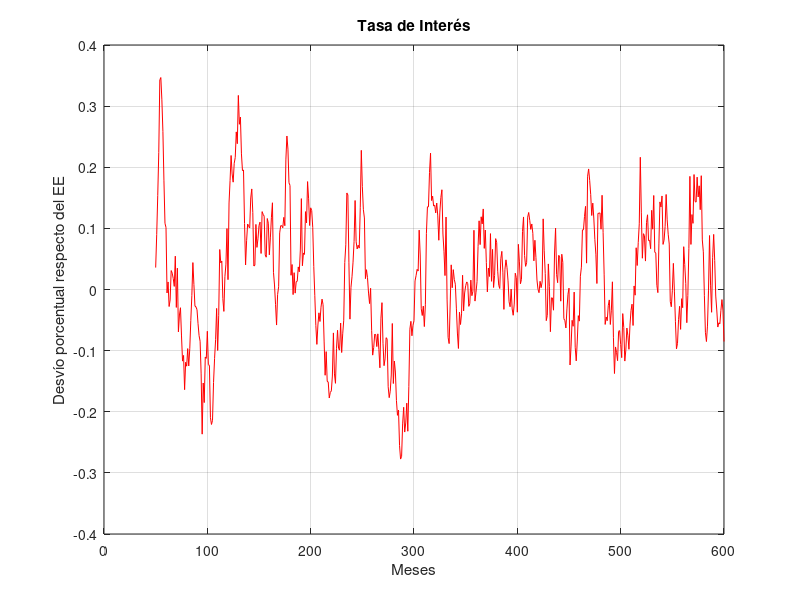

Write MATLAB code to recreate this figure.
%% Método de Coeficientes Indeterminados
%% (El Modelo de Ciclos Económicos Reales)
% Mauricio Tejada
% 
% ILADES - Universidad Alberto Hurtado
% 
% Noviembre 2018
%% El Problema de Optimización
% Hasen (1985): El problema de optimización del planificador central es el siguiente:
% 
% $$\begin{array}{rcl}\max U_{0} & = & \sum_{t=0}^{\infty}\beta^{t}\left(\ln 
% C_{t}-AN_{t}\right)\\s.a &  & C_{t}+I_{t}=Z_{t}K_{t}^{\alpha}N_{t}^{1-\alpha}\\ 
% &  & K_{t+1}=I_{t}+(1-\delta)K_{t}\\ &  & \ln Z_{t+1}=\rho\ln Z_{t}+\epsilon_{t+1}\,\,\,\epsilon_{t+1}\sim 
% N(0,\sigma)\\ &  & K_{0},Z_{0}\,dado.\end{array}$$
% 
% Alternativamente:
% 
% $$\begin{array}{rcl}\max U_{0} & = & \sum_{t=0}^{\infty}\beta^{t}\left(\ln 
% C_{t}-AN_{t}\right)\\s.a &  & C_{t}+K_{t+1}=Z_{t}K_{t}^{\alpha}N_{t}^{1-\alpha}+(1-\delta)K_{t}\\ 
% &  & \ln Z_{t+1}=\rho\ln Z_{t}+\epsilon_{t+1}\,\,\,\epsilon_{t+1}\sim N(0,\sigma)\\ 
% &  & K_{0},Z_{0}\,dado.\end{array}$$
%% Condiciones de Optimalidad
% El lagranjeano intertemporal en valor presente:
% 
% $$L=\sum_{t=0}^{\infty}\beta^{t}\left[\ln C_{t}-AN_{t}+\lambda_{t}\left(Z_{t}K_{t}^{\alpha}N_{t}^{1-\alpha}+(1-\delta)K_{t}-C_{t}-K_{t+1}\right)\right]$$
% 
% Condiciones de primer orden:
% 
% $$\begin{array}{rcl}\frac{\partial L}{\partial C_{t}} & : & \beta^{t}\left[\frac{1}{C_{t}}-\lambda_{t}\right]=0\\\frac{\partial 
% L}{\partial N_{t}} & : & \beta^{t}\left[-A+\lambda_{t}(1-\alpha)Z_{t}K_{t}^{\alpha}N_{t}^{1-\alpha}\right]\\\frac{\partial 
% L}{\partial K_{t+1}} & : & -\beta^{t}\lambda_{t}+\beta^{t+1}E_{t}\left[\lambda_{t+1}\left(\alpha 
% Z_{t+1}K_{t+1}^{\alpha-1}N_{t+1}^{1-\alpha}+1-\delta\right)\right]\\\frac{\partial 
% L}{\partial\lambda_{t}} & : & Z_{t}K_{t}^{\alpha}N_{t}^{1-\alpha}+(1-\delta)K_{t}-C_{t}-K_{t+1}=0\end{array}$$
% 
% Tenemos el siguiente sistema de ecuaciones en diferencias (no lineal):
% 
% $$\begin{array}{rcl}\frac{1}{C_{t}} & = & \beta E_{t}\left[\frac{1}{C_{t+1}}\left(\alpha 
% Z_{t+1}K_{t+1}^{\alpha-1}N_{t+1}^{1-\alpha}+1-\delta\right)\right]\\A & = & 
% \frac{(1-\alpha)Z_{t}K_{t}^{\alpha}N_{t}^{-\alpha}}{C_{t}}\\C_{t}+K_{t+1} & 
% = & Z_{t}K_{t}^{\alpha}N_{t}^{1-\alpha}+(1-\delta)K_{t}\\\ln Z_{t+1} & = & \rho\ln 
% Z_{t}+\epsilon_{t+1}\end{array}$$
%% Estado Estacionario
% Entonces el estado estacionario resuelve (usamos $Z^* =1$):
% 
% $$\begin{array}{rcl}1 & = & \beta\left[\alpha K^{*\alpha-1}N^{*1-\alpha}+1-\delta\right]\\A 
% & = & \frac{(1-\alpha)K^{*\alpha}N^{*-\alpha}}{C^{*}}\\C^{*} & = & K^{*\alpha}N^{*1-\alpha}-\delta 
% K^{*}\end{array}$$
% 
% Para el cálculo del estado estacionario definimos primero los parámetros 
% del modelo: 

alpha     = 0.36;   % Participacion del capital
delta     = 0.025;  % Tasa de depreciacion
beta      = 1/1.01; % Tasa de descuento (compatible con 1% de tasa de retorno)
rho       = 0.95;   % Coeficiente de autocorrelaci?n del shock tecnologico
sigma     = 0.712;  % Desviacion estandar del shock tecnologico  (Unidades: %)
A         = 2.5846; % Parametro de la funci?n de utilidad
zee       = 1;      % Normalizacion
%% 
% Para calcular el estado estacionario del modelo, generamos el sistema 
% de ecuaciones 

f = @(x) [beta*(alpha*zee*(x(1)^(alpha-1))*(x(2)^(1-alpha))+(1-delta)) - 1;
    A - ((1-alpha)*zee*(x(1)^alpha)*(x(2)^(-alpha))/x(3));
    zee*(x(1)^alpha)*(x(2)^(1-alpha)) - delta*x(1) - x(3)];
%% 
% Usamos la función *fsolve* de Matlab:      

[xout,funv]=fsolve(f,[0.5;0.5;0.5]);
kee   = xout(1);
nee   = xout(2);
cee   = xout(3);
yee   = zee*(kee^alpha)*(nee^(1-alpha));
lamee = 1/cee;
ree   = alpha*zee*(kee^(alpha-1))*(nee^(1-alpha))+(1-delta);

disp(xout);
%% Loglinealización
% Re-escribimos el modelo para hacer más simple la log-linealización:
% 
% $$\begin{array}{rcl}\frac{1}{C_{t}} & = & \beta E_{t}\left[\frac{R_{t+1}}{C_{t+1}}\right]\\R_{t} 
% & = & \alpha Z_{t}K_{t}^{\alpha-1}N_{t}^{1-\alpha}+1-\delta\\A & = & \frac{(1-\alpha)Z_{t}K_{t}^{\alpha}N_{t}^{-\alpha}}{C_{t}}\\C_{t}+K_{t+1} 
% & = & Z_{t}K_{t}^{\alpha}N_{t}^{1-\alpha}+(1-\delta)K_{t}\\\ln Z_{t+1} & = & 
% \rho\ln Z_{t}+\epsilon_{t+1}\end{array}$$
% 
% Entonces (definiendo ${x_{\;} }_t \;\;=\mathrm{ln}X_{t\;} -\mathrm{ln}X^* 
% \;$)
% 
% $$\begin{array}{rcl}c_{t} & = & E_{t}\left(c_{t+1}-r_{t+1}\right)\\R^{*}r_{t} 
% & = & \alpha K^{*\alpha-1}N^{*1-\alpha}\left(z_{t}+(\alpha-1)k_{t}+(1-\alpha)n_{t}\right)\\0 
% & = & z_{t}+\alpha k_{t}-\alpha n_{t}-c_{t}\\C^{*}c_{t}+K^{*}k_{t+1} & = & K^{*\alpha}N^{*1-\alpha}\left(z_{t}+\alpha 
% k_{t}+(1-\alpha)n_{t}\right)+(1-\delta)K^{*}k_{t}\\z_{t} & = & \rho z_{t-1}+\epsilon_{t}\end{array}$$
% 
% Método de Coeficientes Indeterminados
% 
% Usamos ahora el método de coeficientes indeterminados de Uhlig (1997). 
% Es un método de perturbación que resuelve el sistema de ecuaciones en diferencias 
% estocástico linealizado. Para la aplicación del método, el sistema lineal es 
% escrito como sigue:
% 
% $$\begin{array}{rcl}Ax'+Bx+Cy+Dz & = & 0\\E\left[Fx''+Gx'+Hx+Jy'+Ky+Lz'+Mz\right] 
% & = & 0\\z'=Nz+\epsilon' &  & E[\epsilon']=0\end{array}$$
% 
% donde $x$ es el vector de variables de estado endógenas (de tamaño $m\times 
% 1$), $y$ es el vector de variables de control (de tamaño $n\times 1$), y $z$ 
% es el vector de variables de estado exógenas (de tamaño $k\times 1$). 
% 
% En el ejemplo:
% 
% $$x = k \\y = [c, y, n, \lambda, r] \\z = z $$
% 
% Declarando las matrices:

% para k(t+1):
AA = [ 0
    0
    0
    0
    kee ];

% para k(t):
BB = [ 0
    0
    alpha*yee/kee
    -alpha
    -(1-delta)*kee];

%Orden:   c       y                 n         lam   r
CC = [    1,      0,                0,         1,   0
    0,      1,               -1,         1,   0
    0,      -alpha*yee/kee,   0,         0,   ree
    0,      1,               -(1-alpha), 0,   0
    cee,    -yee,              0,         0,  0 ];

DD = [ 0
    0
    0
    -1
    0 ];

FF = [ 0 ];

GG = [ 0 ];

HH = [ 0 ];

JJ = [ 0,  0,  0,  1,  1];

KK = [ 0,   0,  0,  -1,  0];

LL = [ 0 ];

MM = [ 0 ];

NN = [rho];

Sigma = [ sigma^2  ];
%% 
% Número de variables de estado (endógenas y exógenas) y de control.

[l_equ,m_states] = size(AA);
[l_equ,n_endog ] = size(CC);
[l_equ,k_exog  ] = size(DD);
%% 
% La solución del problema son las funciones de política lineales dadas 
% por:
% 
% $$\begin{array}{rcl}x' & = & Px+Qz\\y & = & Rx+Sz\end{array}$$
% 
% donde los coeficientes por determinar son los elementos de las matrices 
% $P,Q,R,S$.
% 
% *Cálculo de la matroz *$P$
% 
% La matriz $P$ resuleve la siguiente ecuación:
% 
% $$(F-JC^{-1}A)P^{2}-(JC^{-1}B+KC^{-1}A-G)P-(KC^{-1}B-H)  =  0$$
% 
% o altenativamente:
% 
% $$\Psi P^{2}-\Gamma P-\Theta  =  0$$

Psi  = FF - JJ/CC*AA;
Gamma = JJ/CC*BB + KK/CC*AA - GG;
Theta = KK/CC*BB - HH;

Xi = [Gamma Theta; eye(m_states) zeros(m_states,m_states)];
Delta = [Psi zeros(m_states,m_states); zeros(m_states,m_states) eye(m_states)];

% Aplicamos la descomposición QZ
[avec, aval] = eig(Delta,Xi,'qz');

% ordenamos de menos a mayor los autovalores
[d,ind] = sort(diag(aval));

avals = aval(ind,ind);
avecs = avec(:,ind);

PP_all = avecs*avals\avecs;

% Usamos las sólo las raices menores que 1
Ind = diag(PP_all) < 1;
PP = PP_all(Ind,Ind);

disp(PP);
%% 
% Una vez hallada $P$, la matriz $R$ es hallada usando:
% 
% $$R=-C^{-1}(AP+B)$$

RR = -CC\(AA*PP + BB);

disp(RR);
%% 
% Quedan por resolver las matrices $S$ y $Q$. Definimos la matriz $V$ como:
% 
% $$V=\left[\begin{array}{cc}I_{k}\otimes A & I_{k}\otimes C\\N'\otimes F+I_{k}\otimes(FP+JR+G) 
% & N'\otimes J+I_{k}\otimes K\end{array}\right]$$
% 
% y por tanto $S$ y $Q$ resuleven:
% 
% $$V\times\left[\begin{array}{c}vec(Q)\\vec(S)\end{array}\right]=\left[\begin{array}{c}vec(D)\\vec(LN+M)\end{array}\right]$$

VV_11 = kron(eye(k_exog),AA);
VV_12 = kron(eye(k_exog),CC);
VV_21 = kron(NN',FF)+kron(eye(k_exog),(FF*PP+JJ*RR+GG));
VV_22 = kron(NN',JJ)+kron(eye(k_exog),KK);

VV = [ VV_11, VV_12
       VV_21, VV_22];

LLNN_plus_MM = LL*NN + MM;
QQSS_vec = - VV \ [ DD(:)
                    LLNN_plus_MM(:) ];  

QQ = reshape(QQSS_vec(1:m_states*k_exog),m_states,k_exog);
SS = reshape(QQSS_vec((m_states*k_exog+1):((m_states+n_endog)*k_exog)),n_endog,k_exog);
   
disp(QQ);
disp(SS);
%% Analisis de Impulso Respuesta
%%
num_periodos = 12*6;
t = 1:num_periodos;
% El shock inicial es de una desviación estándar.
shock_inicial = ones(k_exog); % esto es, desvío 1%, podría ser sigma;

% Situación inicial: Estado estacionario
xx = zeros(num_periodos,m_states);
yy = zeros(num_periodos,n_endog);
zz = zeros(num_periodos,k_exog);

zz(2,:) = shock_inicial;
yy(2,:) = RR*xx(1,:) + SS*zz(1,:);

for i = 3:num_periodos
    zz(i,:) = NN*zz(i-1,:);
    xx(i,:) = PP*xx(i-1,:) + QQ*zz(i-1,:);
    yy(i,:) = RR*xx(i,:) + SS*zz(i,:);
end
%% 
% Ahora graficamos las funciones impulso respuesta:

plot(t,zz,'-r')
title('Shock en la Productividad');
xlabel('Meses después del Shock');
ylabel('Desvío porcentual respecto del EE');
grid('on');
plot(t,xx,'-r')
title('Respuesta del Capital a un Shock en la Productividad');
xlabel('Meses después del Shock');
ylabel('Desvío porcentual respecto del EE');
grid('on');
plot(t,yy(:,1),'-r')
title('Respuesta del Consumo a un Shock en la Productividad');
xlabel('Meses después del Shock');
ylabel('Desvío porcentual respecto del EE');
grid('on');
plot(t,yy(:,2),'-r')
title('Respuesta del Producto a un Shock en la Productividad');
xlabel('Meses después del Shock');
ylabel('Desvío porcentual respecto del EE');
grid('on');

plot(t,yy(:,3),'-r')
title('Respuesta del Trabajo a un Shock en la Productividad');
xlabel('Meses después del Shock');
ylabel('Desvío porcentual respecto del EE');
grid('on');
plot(t,yy(:,5),'-r')
title('Respuesta de la Tasa de Interés a un Shock en la Productividad');
xlabel('Meses después del Shock');
ylabel('Desvío porcentual respecto del EE');
grid('on');
%% Simulaciones
%%
% Semilla para simulación
rng(1706);
% Shock tecnológico
periodos_sim = 600;
t_sim = 1:periodos_sim; 
tdrop = 50;  % Eliminamos las primeras observaciones 
epsilon = sigma*randn(periodos_sim,1);

% Situación inicial: Estado estacionario
xx_sim = zeros(num_periodos,m_states);
yy_sim = zeros(num_periodos,n_endog);
zz_sim = zeros(num_periodos,k_exog);

zz_sim(2,:) = epsilon(1,:);
yy_sim(2,:) = RR*xx_sim(1,:) + SS*zz_sim(1,:);

for i = 3:periodos_sim
    zz_sim(i,:) = NN*zz_sim(i-1,:) + epsilon(i-1,:);
    xx_sim(i,:) = PP*xx_sim(i-1,:) + QQ*zz_sim(i-1,:);
    yy_sim(i,:) = RR*xx_sim(i,:) + SS*zz_sim(i,:);
end
%% 
% Ahora graficamos las series simulades:

plot(t_sim(tdrop:end),zz_sim(tdrop:end),'-r')
title('Productividad');
xlabel('Meses');
ylabel('Desvío porcentual respecto del EE');
grid('on');
plot(t_sim(tdrop:end),xx_sim(tdrop:end),'-r')
title('Capital');
xlabel('Meses');
ylabel('Desvío porcentual respecto del EE');
grid('on');
plot(t_sim(tdrop:end),yy_sim(tdrop:end,1),'-r')
title('Consumo');
xlabel('Meses');
ylabel('Desvío porcentual respecto del EE');
grid('on');
plot(t_sim(tdrop:end),yy_sim(tdrop:end,2),'-r')
title('Producto');
xlabel('Meses');
ylabel('Desvío porcentual respecto del EE');
grid('on');
plot(t_sim(tdrop:end),yy_sim(tdrop:end,3),'-r')
title('Trabajo');
xlabel('Meses');
ylabel('Desvío porcentual respecto del EE');
grid('on');
plot(t_sim(tdrop:end),yy_sim(tdrop:end,5),'-r')
title('Tasa de Interés');
xlabel('Meses');
ylabel('Desvío porcentual respecto del EE');
grid('on');